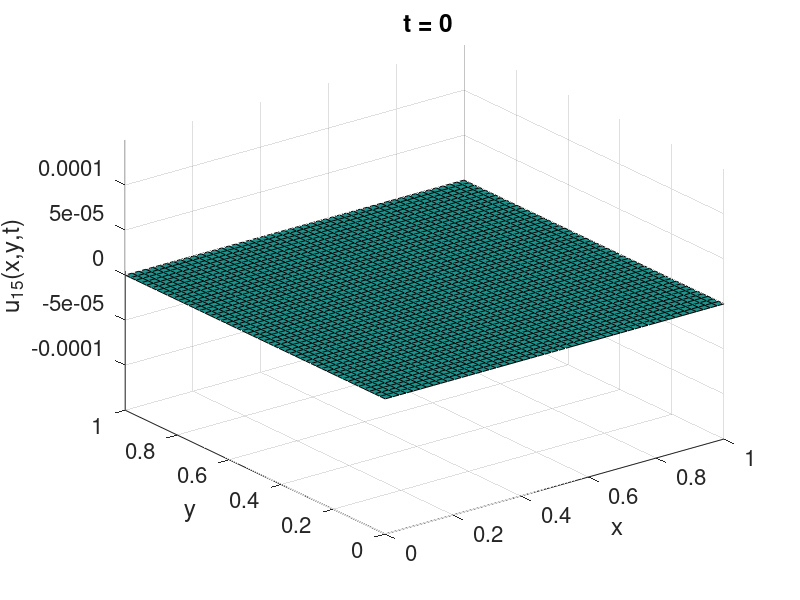
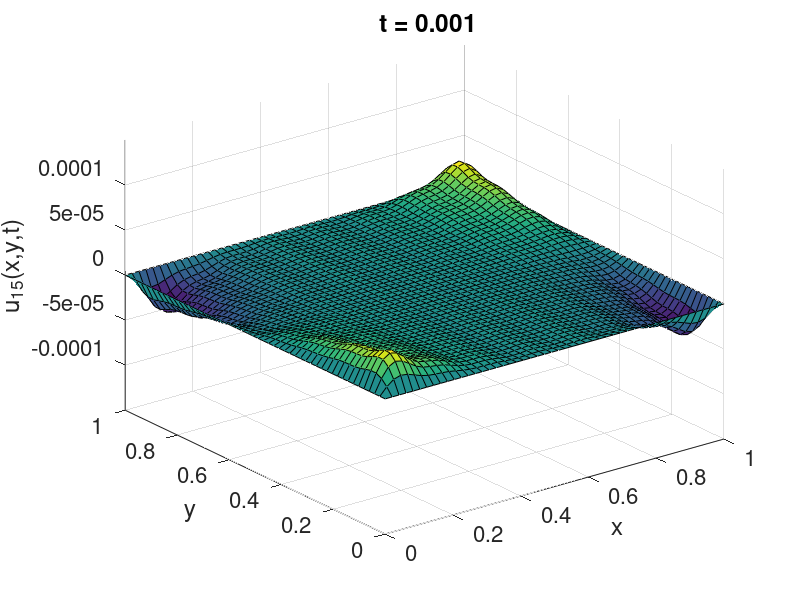
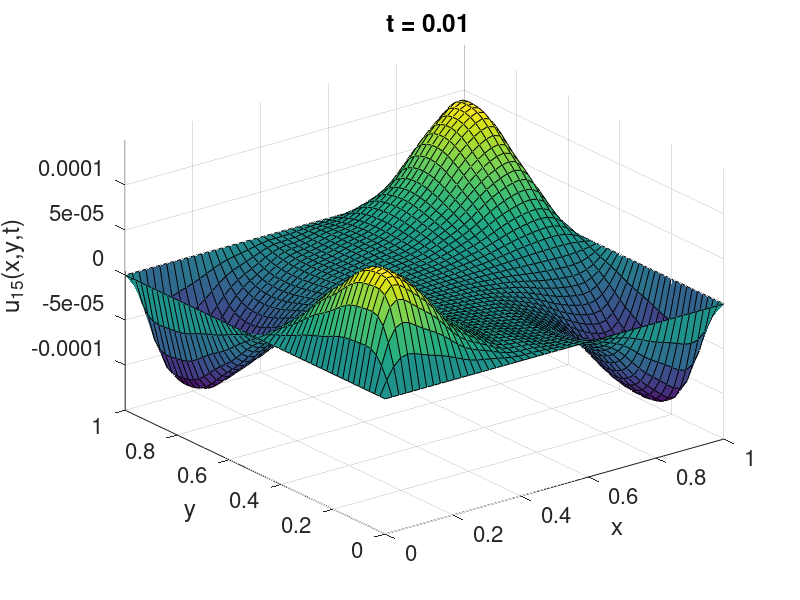
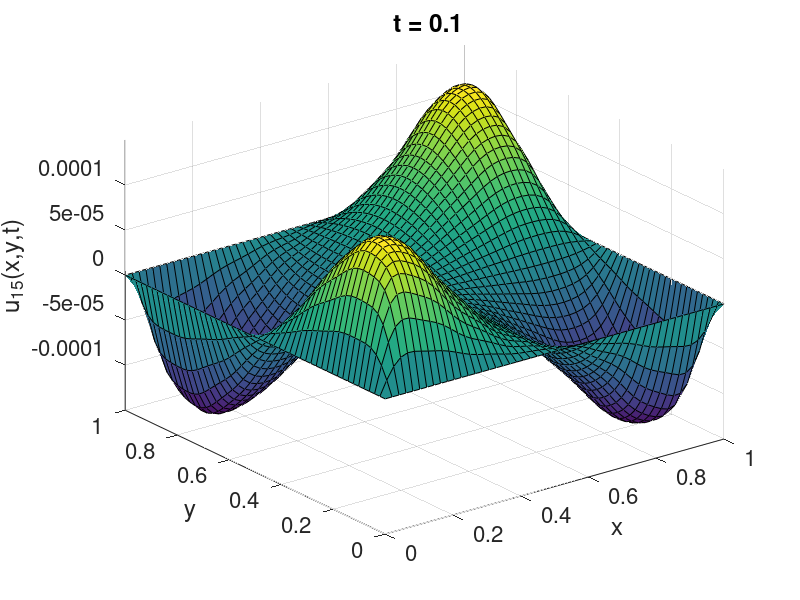

MATLAB code for these plots, in order:
clear
clc
npts = 50;
x = linspace(0,1,npts);
y = linspace(0,1,npts);
[X,Y] = meshgrid(x,y);
tvec = [0 .001 0.01 0.1 1 2];
for m=1:length(tvec)
    t = tvec(m);
    figure(1)
    clf
    U = zeros(npts,npts);
    n=15;
    for j=1:n
        for k=1:n
            cjk = (1+(-1)^j)*(1+(-1)^k)*(j^2*pi^2-24)/(8*j^3*k*pi^4); %  (x-1/2)^3 (y-1/2)
            lamjk = pi^2*(j^2+k^2);
            psijk = 2*sin(j*pi*X).*sin(k*pi*Y);
            U = U + (exp(-t)-exp(-lamjk*t))/(lamjk-1)*cjk*psijk;
        end
    end
    surf(X,Y,U)
    set(gca,'fontsize',16)
    xlabel('x')
    ylabel('y')
    zlabel('u_{15}(x,y,t)')
    title(sprintf(' t = %g', t))
    zlim([-.00015 .00015])
    eval(sprintf('print -depsc2 heat2d%d',m))
 end
